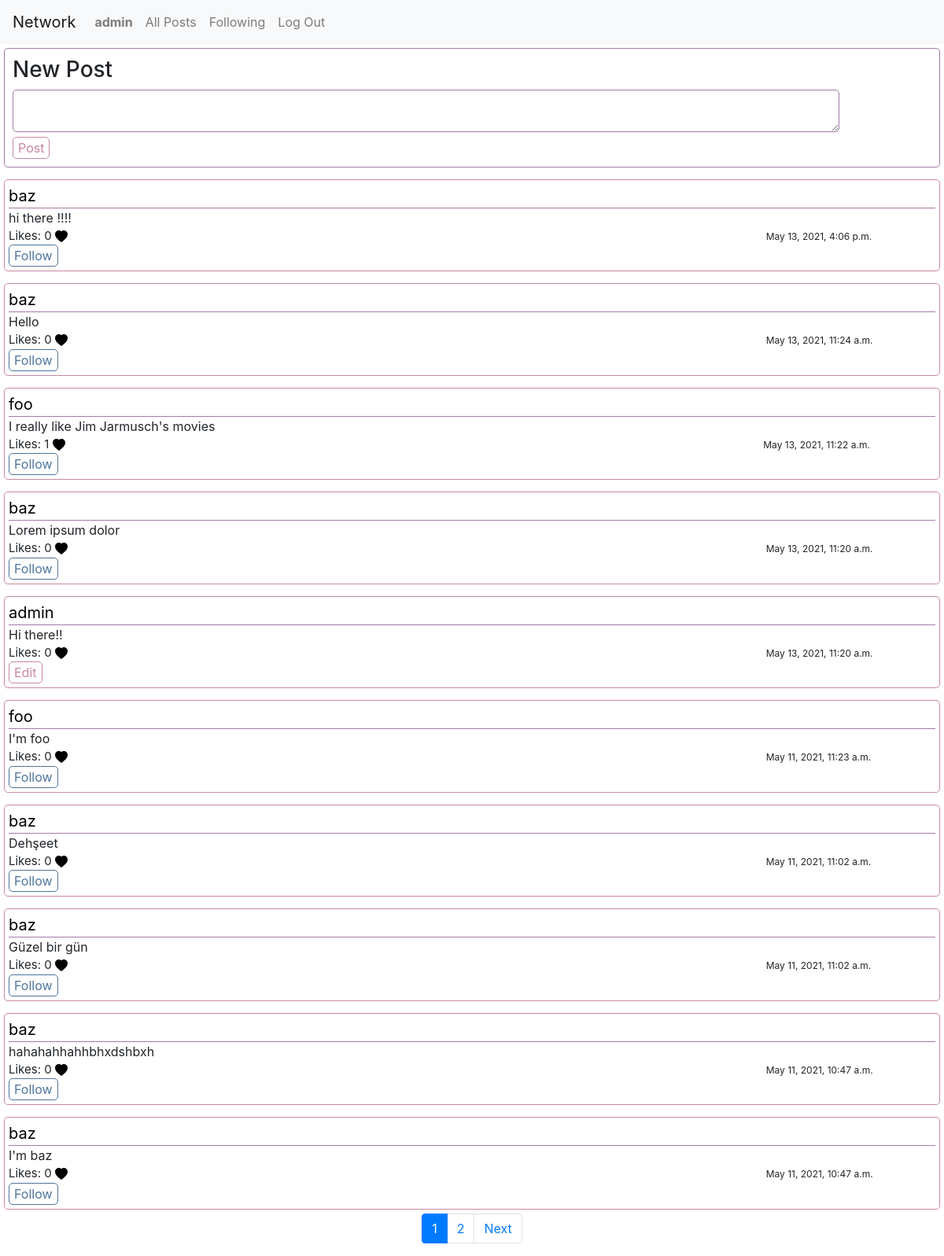
/ (signed in), run on the app's committed database.
### network/models.py (models this page shows, shortened)
class User(AbstractUser):
    followers = models.ManyToManyField('self', blank=True, related_name='u_followers', symmetrical=False)
    following = models.ManyToManyField('self', blank=True, related_name='u_following', symmetrical=False)

class Post(models.Model):
    author = models.ForeignKey(User,on_delete=models.CASCADE,related_name="author")
    body = models.TextField()
    date = models.DateTimeField(auto_now_add=True)
    likes = models.ManyToManyField(User,blank=True, related_name="likes")

### network/views.py (the view)
# urls.py: path("", views.index, name="index"),
def index(request):
    if request.method== "POST":
        post=Post(author=request.user,body=request.POST.get("create-post"))
        post.save()
    posts=Post.objects.all()
    posts=posts.order_by("-date").all()
    paginator=Paginator(posts,10)
    page_number=request.GET.get("page")
    page_obj=paginator.get_page(page_number)
    return render(request, "network/index.html",{
        "posts":posts,
        "page_obj":page_obj,
    })

### network/templates/network/index.html (shortened to what this page needs)
{% extends "network/layout.html" %}
{% block body %}
{% load static %}
    {% if user.is_authenticated %}
    <div class=" create-post-form ">
        <h3>New Post</h3>
        <form action="" class=" form-post " id="create-form" method="POST">
            <textarea name="create-post" id="create-post" ></textarea>
            <input  class="submit-post" type="submit" value="Post">
        </form>
    </div>
    {% endif %}
    {% for post in page_obj%}
    <div class="main-user-div">
        <div class="user-div"><a href="{% url 'profile' post.author.id %}">{{ post.author}}</a></div>
        <div class="content-div" id="post-{{post.id}}">{{ post.body}} </div>
        <div class="like-div" >Likes: <span id="like-count-{{post.id}}">{{post.likes.all.count}}</span>
            <svg xmlns="http://www.w3.org/2000/svg"
            width="16"
            height="16"
            fill="
            {% if user in post.likes.all %}
            red
            {% else %}
            black
            {% endif %}"
            class="bi bi-heart-fill"
            viewBox="0 0 16 16"
            data-id="{{ post.id }}"
            data-user="{{ post.author.id }}">
            <path fill-rule="evenodd" d="M8 1.314C12.438-3.248 23.534 4.735 8 15-7.534 4.736 3.562-3.248 8 1.314z"/>
            </svg>
            <span class="date-span">{{post.date}}</span>
        </div>
        {% if request.user == post.author %}
        <div>
            <button class="submit-post edit-btn" data-id="{{ post.id }}">Edit</button>
        </div>
        {% else %}
        <div>
            <button class="follow-btn" data-id="{{ post.id }}" data-user="{{ post.author.id }}" >
                {% if post.author in request.user.following.all %}
                Unfollow
                {% else %}
                Follow
                {% endif %}
            </button>
        </div>
        {% endif %}
    </div>
    {% endfor %}
    <footer aria-label="Page navigation example">
        <ul class="pagination justify-content-center">
          {% for page in page_obj.paginator.page_range %}
          {% if page == page_obj.number %}
          <li class="page-item active" aria-current="page">
            <a class="page-link" href="?page={{ page }}">{{ page }} <span class="sr-only">(current)</span></a>
        </li>
        {% else %}
        <li class="page-item"><a class="page-link" href="?page={{ page }}">{{ page }}</a></li>
        {% endif %}
          {% endfor%}
          {% if page_obj.has_next %}
          <li class="page-item">
            <a class="page-link" href="?page={{ page_obj.next_page_number }}">Next</a>
          </li>
          {% endif %}
        </ul>
    </footer>
{% endblock %}

### network/templates/network/layout.html (shortened to what this page needs)
{% load static %}
<!DOCTYPE html>
<html lang="en">
    <head>
        <link rel="stylesheet" href="https://stackpath.bootstrapcdn.com/bootstrap/4.4.1/css/bootstrap.min.css">
        <link href="{% static 'network/styles.css' %}" rel="stylesheet">
    </head>
    <body>
        <nav class="navbar navbar-expand-lg navbar-light bg-light">
            <a class="navbar-brand" href="#">Network</a>
            <div>
              <ul class="navbar-nav mr-auto">
                {% if user.is_authenticated %}
                    <li class="nav-item">
                        <a class="nav-link" href="{% url 'profile' user.id %}"><strong>{{ user.username }}</strong></a>
                    </li>
                {% endif %}
                <li class="nav-item">
                  <a class="nav-link" href="{% url 'index' %}" >All Posts</a>
                </li>
                {% if user.is_authenticated %}
                    <li class="nav-item">
                        <a class="nav-link" href="{% url 'following' user.id %}" id="following">Following</a>
                    </li>
                    <li class="nav-item">
                        <a class="nav-link" href="{% url 'logout' %}">Log Out</a>
                    </li>
                {% endif %}
              </ul>
            </div>
          </nav>
        <div class="body">
            {% block body %}
            {% endblock %}
        </div>
    </body>
</html>

### network/static/network/styles.css (style rules this page uses)
.create-post-form { border: 1px solid rgb(165, 123, 165); border-radius: 5px; padding:10px; margin:5px; }
.submit-post { display: block; }
textarea { width:90%; height:20%; border: 1px solid rgb(165, 123, 165); border-radius: 5px; margin: auto; }
.submit-post { border: 1px solid rgb(201, 137, 159); border-radius: 5px; background-color: white; color: rgb(201, 137, 159); }
.main-user-div { padding: 5px; margin:5px; margin-top: 15px; border: 1px solid rgb(201, 137, 159); border-radius: 5px; }
.user-div { border-bottom: 1px solid rgb(165, 123, 165); font-size: 20px; }
a { color: black; text-decoration: none; }
.like-div { font-size: 15px; }
.date-span { margin-left: 75%; font-size: 12px; }
.follow-btn { border: 1px solid rgb(77, 117, 155); border-radius: 5px; background-color: white; color: rgb(77, 117, 155); }

### data on the page
User: username "admin"
Post: author "baz", body "hi there !!!!", likes.all.count "0", date "May 13, 2021, 4:06 p.m.", shows "Follow"
Post: author "baz", body "Hello", likes.all.count "0", date "May 13, 2021, 11:24 a.m.", shows "Follow"
Post: author "foo", body "I really like Jim Jarmusch's movies", likes.all.count "1", date "May 13, 2021, 11:22 a.m.", shows "Follow"
Post: author "baz", body "Lorem ipsum dolor", likes.all.count "0", date "May 13, 2021, 11:20 a.m.", shows "Follow"
Post: author "admin", body "Hi there!!", likes.all.count "0", date "May 13, 2021, 11:20 a.m."
Post: author "foo", body "I'm foo", likes.all.count "0", date "May 11, 2021, 11:23 a.m.", shows "Follow"
Post: author "baz", body "Dehşeet", likes.all.count "0", date "May 11, 2021, 11:02 a.m.", shows "Follow"
Post: author "baz", body "Güzel bir gün", likes.all.count "0", date "May 11, 2021, 11:02 a.m.", shows "Follow"
Post: author "baz", body "hahahahhahhbhxdshbxh", likes.all.count "0", date "May 11, 2021, 10:47 a.m.", shows "Follow"
Post: author "baz", body "I'm baz", likes.all.count "0", date "May 11, 2021, 10:47 a.m.", shows "Follow"

### other printed values
{{ page }} "1"
{{ page }} "2"
